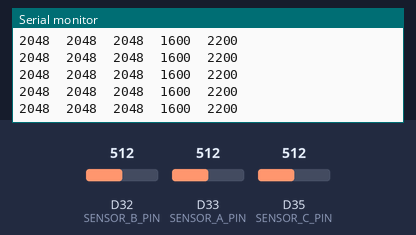
Bench run of a sketch on a simulated Arduino Due. On the bench: the last lines printed to the serial monitor. The test bench sets the inputs (shaded band); at power-on: D32 (SENSOR_B_PIN) = 512, D33 (SENSOR_A_PIN) = 512, D35 (SENSOR_C_PIN) = 512 (analog values on the 0–1023 scale).

Above: at 1.2 s.
1.3 s: D32 (SENSOR_B_PIN) set to 716
At 1.33 s:
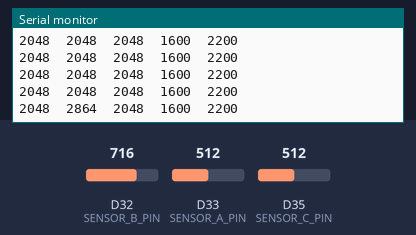
2.8 s: D33 (SENSOR_A_PIN) set to 716
At 2.84 s:
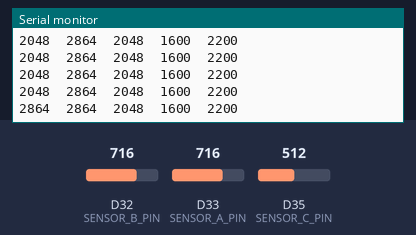
4.3 s: D35 (SENSOR_C_PIN) set to 716
At 4.31 s:
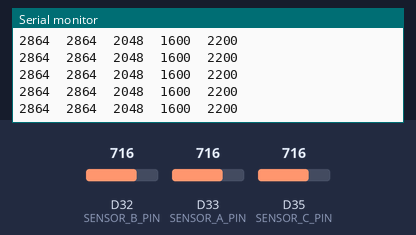
5.8 s: D32 (SENSOR_B_PIN) set to 900
At 5.82 s:
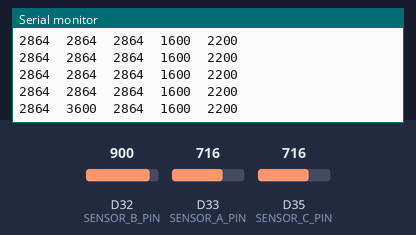
7.3 s: D33 (SENSOR_A_PIN) set to 900
At 7.34 s:
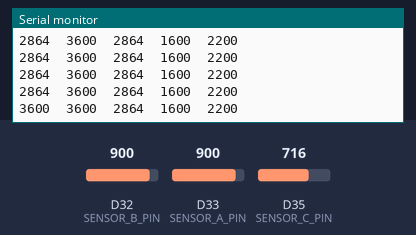
8.8 s: D35 (SENSOR_C_PIN) set to 900
At 8.8 s:
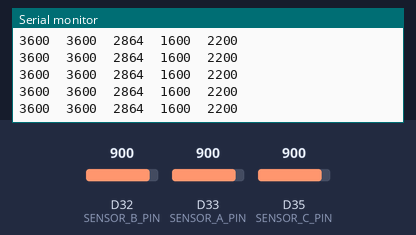
Timing chart, 0 to 11.3 s (numbered marks = the images above; inputs shaded):
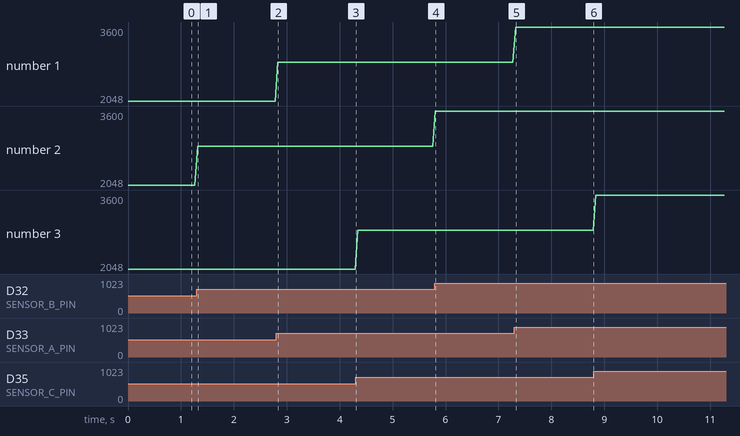

The sketch:

Final_ADC_Read.ino
```cpp
#define SAMPLES 1  // Only 1 sample per channel for fast updates
#define PAD_LOW 1600
#define PAD_HIGH 2200

// ADC input pins
#define SENSOR_A_PIN 33
#define SENSOR_B_PIN 32
#define SENSOR_C_PIN 35

void setup() {
  Serial.begin(115200);
  analogReadResolution(12);  // 12-bit ADC (0–4095)

  // Labels for Serial Plotter (MUST match printed values per line)
  Serial.println("ADC_A\tADC_B\tADC_C\tPAD_LOW\tPAD_HIGH");
}

// ── Individual ADC read functions ──
int readADC_A() {
  return analogRead(SENSOR_A_PIN);
}

int readADC_B() {
  return analogRead(SENSOR_B_PIN);
}

int readADC_C() {
  return analogRead(SENSOR_C_PIN);
}

void loop() {
  int adcA = readADC_A();
  int adcB = readADC_B();
  int adcC = readADC_C();

  // Serial Plotter Output (tab-separated, one line)
  Serial.print(adcA);      Serial.print("\t");
  Serial.print(adcB);      Serial.print("\t");
  Serial.print(adcC);      Serial.print("\t");
  Serial.print(PAD_LOW);   Serial.print("\t");  // Lock Y-axis min at 0
  Serial.println(PAD_HIGH);                    // Lock Y-axis max at 4095

  delay(50);  // Adjust for smoother or faster plotting
}
```

Measured:
- after the input at 1.3 s, the serial monitor: prints a new line at once (image 1)
- after the input at 2.8 s, the serial monitor: prints a new line at once (image 2)
- after the input at 5.8 s, the serial monitor: prints a new line at once (image 4)
- after the input at 7.3 s, the serial monitor: prints a new line at once (image 5)
- plotted number 2: 2048 → 2864 after the input at 1.3 s, 2864 → 3600 after the input at 5.8 s
